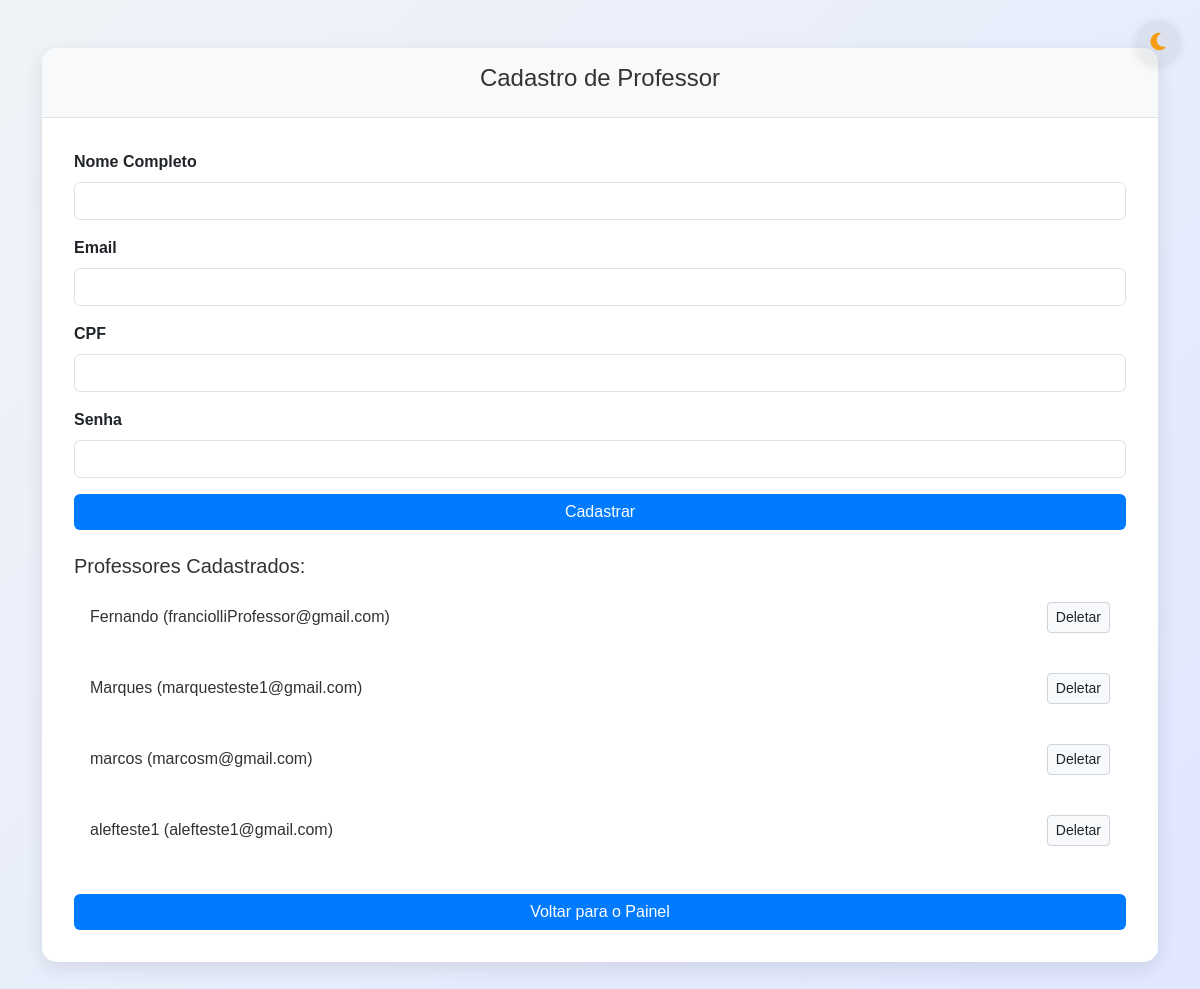
The page /frontend/cadastro_professor.php (signed in) on the database its author committed.
### tables this page shows
CREATE TABLE `professores` (
  `id` int(11) NOT NULL,
  `nome` varchar(100) NOT NULL,
  `email` varchar(100) NOT NULL,
  `cpf` varchar(14) NOT NULL,
  `senha` varchar(255) NOT NULL,
  `data_cadastro` datetime DEFAULT current_timestamp(),
  `ultimo_login` datetime DEFAULT NULL,
  `ativo` tinyint(1) DEFAULT 1,
  `admin` tinyint(1) DEFAULT 0
);

### frontend/cadastro_professor.php (the view, shortened to what this page needs)
<!DOCTYPE html>
<html lang="pt">
<head>
    <link href="https://cdn.jsdelivr.net/npm/bootstrap@5.3.0/dist/css/bootstrap.min.css" rel="stylesheet">
    <link rel="stylesheet" href="https://cdnjs.cloudflare.com/ajax/libs/font-awesome/6.4.2/css/all.min.css">
    <link rel="stylesheet" href="_css/cadastro_professor.css">
    <link rel="stylesheet" href="_css/theme.css">
</head>
<body>
    <div class="container mt-5">
        <div class="card">
            <div class="card-header">
                <h4>Cadastro de Professor</h4>
            </div>
            <div class="card-body">
                <form method="POST" action="">
                    <div class="mb-3">
                        <label for="nome" class="form-label">Nome Completo</label>
                        <input type="text" class="form-control" name="nome" required>
                    </div>
                    <div class="mb-3">
                        <label for="email" class="form-label">Email</label>
                        <input type="email" class="form-control" name="email" required>
                    </div>
                    <div class="mb-3">
                        <label for="cpf" class="form-label">CPF</label>
                        <input type="text" class="form-control" name="cpf" required>
                    </div>
                    <div class="mb-3">
                        <label for="senha" class="form-label">Senha</label>
                        <input type="password" class="form-control" name="senha" required>
                    </div>
                    <button type="submit" class="btn btn-primary w-100">Cadastrar</button>
                </form>
                <br>
                <h5>Professores Cadastrados:</h5>
                <ul class="list-group">
                    <?php
                    require '../conn.php';
                    $sql = "SELECT id, nome, email FROM professores";
                    $result = $conn->query($sql);
                    if ($result->num_rows > 0) {
                        while($row = $result->fetch_assoc()) {
                            echo "<li class='list-group-item d-flex justify-content-between align-items-center'>";
                            echo $row['nome'] . " (" . $row['email'] . ")";
                            echo "<form method='POST' class='d-inline-block' action=''>";
                            echo "<button type='submit' name='delete' class='btn btn-danger btn-sm'>Deletar</button>";
                            echo "</form>";
                            echo "</li>";
                        }
                    } else {
                        echo "<li class='list-group-item'>Nenhum professor encontrado.</li>";
                    }
                    ?>
                </ul>
                <br>
                <a href="dashboard.php" class="btn btn-primary w-100" id="voltaDashboardId">Voltar para o Painel</a>
                <br>
            </div>
        </div>
    </div>
</body>
</html>

### frontend/_css/cadastro_professor.css (style rules this page uses)
:root { --primary-color: #00796b; --hover-color: #004d40; --bg-gradient: linear-gradient(135deg, #f0f4f8, #e0e7ff); --card-shadow: 0px 6px 20px rgba(0, 0, 0, 0.1); --transition: all 0.4s ease; }
body { background: var(--bg-gradient); font-family: 'Arial', sans-serif; color: #212121; min-height: 100vh; padding-bottom: 2rem; }
.container { margin-top: 50px; }
.form-label { font-weight: bold; }
.btn-primary { background-color: var(--primary-color); border: none; }
.card { border-radius: 15px; box-shadow: var(--card-shadow); transition: var(--transition); margin-bottom: 2rem; border: none; overflow: hidden; }
.card-header { background-color: var(--primary-color); color: white; padding: 1rem; text-align: center; font-size: 1.5rem; }
.card-body { padding: 2rem; background-color: white; border-radius: 0 0 15px 15px; }
.list-group-item { transition: var(--transition); cursor: pointer; background-color: #ffffff; border: none; color: var(--primary-color); margin-bottom: 0.5rem; border-radius: 10px !important; padding: 1rem; }

### rows shown on the page
professores: nome "Fernando", email "franciolliProfessor@gmail.com"
professores: nome "Marques", email "marquesteste1@gmail.com"
professores: nome "marcos", email "marcosm@gmail.com"
professores: nome "alefteste1", email "alefteste1@gmail.com"
